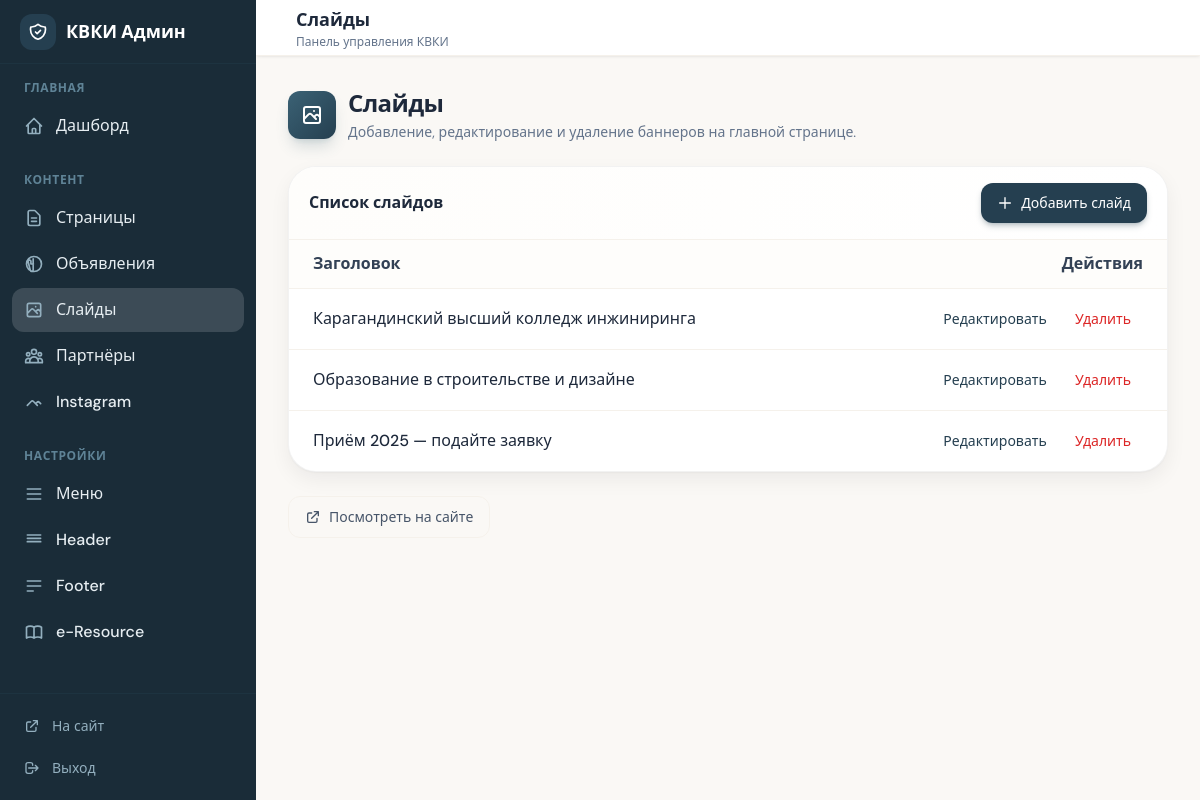
Page /admin/pages/slides.php on the committed database.
### tables this page shows
CREATE TABLE `hero_slides` (
  `id` int(11) NOT NULL,
  `title` varchar(255) NOT NULL,
  `text` text,
  `image_url` varchar(500) DEFAULT NULL,
  `sort_order` int(11) DEFAULT '0',
  `created_at` timestamp NOT NULL DEFAULT CURRENT_TIMESTAMP
);

### admin/pages/slides.php (the view, shortened to what this page needs)
<?php
require __DIR__ . '/../includes/header.php';
$db = Database::getInstance();
$items = $db->query('SELECT * FROM hero_slides ORDER BY sort_order, id')->fetchAll();
?>
<div class="max-w-[1536px] animate-fade-in">
    <div class="mb-6">
        <div class="flex items-center gap-3">
            <div class="w-12 h-12 rounded-xl bg-gradient-to-br from-sage-500 to-sage-600 flex items-center justify-center shadow-lg shadow-sage-500/20">
            </div>
            <div>
                <h1 class="text-2xl font-bold text-ink-800 tracking-tight">Слайды</h1>
                <p class="text-ink-500 text-sm mt-0.5">Добавление, редактирование и удаление баннеров на главной странице.</p>
            </div>
        </div>
    </div>
    <div class="rounded-[28px] border border-black/5 bg-white shadow-soft hover:shadow-card hover:border-sage-600/40 transition-all duration-300 overflow-hidden">
        <div class="px-5 py-4 border-b border-cream-200 bg-gradient-to-r from-cream-50 to-white flex items-center justify-between flex-wrap gap-2">
            <span class="font-semibold text-ink-800">Список слайдов</span>
            <a href="<?= ADMIN_URL ?>/slides/new" class="inline-flex items-center gap-2 px-4 py-2.5 bg-sage-600 text-white text-sm font-medium rounded-xl hover:bg-sage-700 shadow-md shadow-sage-600/25 transition-all">
                <svg class="w-4 h-4" fill="none" stroke="currentColor" viewBox="0 0 24 24"><path stroke-linecap="round" stroke-linejoin="round" stroke-width="2" d="M12 4v16m8-8H4"/></svg>
                Добавить слайд
            </a>
        </div>
        <div class="overflow-x-auto">
            <table class="w-full">
                <thead class="bg-cream-50">
                    <tr>
                        <th class="text-left px-6 py-3 font-semibold text-ink-700">Заголовок</th>
                        <th class="text-right px-6 py-3 font-semibold text-ink-700">Действия</th>
                    </tr>
                </thead>
                <tbody>
                    <?php if (empty($items)): ?>
                        <tr>
                            <td colspan="2" class="px-6 py-12 text-center text-ink-500">
                                <div class="flex flex-col items-center gap-3">
                                    <svg class="w-12 h-12 text-cream-300" fill="none" stroke="currentColor" viewBox="0 0 24 24"><path stroke-linecap="round" stroke-linejoin="round" stroke-width="1.5" d="M4 16l4.586-4.586a2 2 0 012.828 0L16 16m-2-2l1.586-1.586a2 2 0 012.828 0L20 14m-6-6h.01M6 20h12a2 2 0 002-2V6a2 2 0 00-2-2H6a2 2 0 00-2 2v12a2 2 0 002 2z"/></svg>
                                    <p>Слайдов пока нет</p>
                                    <a href="<?= ADMIN_URL ?>/slides/new" class="inline-flex items-center gap-2 px-4 py-2 bg-sage-600 text-white rounded-xl hover:bg-sage-700 text-sm font-medium">
                                        <svg class="w-4 h-4" fill="none" stroke="currentColor" viewBox="0 0 24 24"><path stroke-linecap="round" stroke-linejoin="round" stroke-width="2" d="M12 4v16m8-8H4"/></svg>
                                        Добавить слайд
                                    </a>
                                </div>
                            </td>
                        </tr>
                    <?php else: ?>
                        <?php foreach ($items as $s): ?>
                        <tr class="border-t border-cream-200 hover:bg-cream-50/50 transition-colors">
                            <td class="px-6 py-3">
                                <a href="<?= ADMIN_URL ?>/slides/<?= $s['id'] ?>" class="font-medium text-ink-800 hover:text-sage-600 transition-colors"><?= htmlspecialchars($s['title']) ?></a>
                            </td>
                            <td class="px-6 py-3 text-right">
                                <a href="<?= ADMIN_URL ?>/slides/<?= $s['id'] ?>" class="inline-flex items-center gap-1.5 px-3 py-2 text-sage-600 hover:bg-sage-50 rounded-lg text-sm font-medium transition-colors">Редактировать</a>
                                <form method="post" action="<?= ADMIN_URL ?>/slides/<?= $s['id'] ?>" class="inline" onsubmit="return confirm('Удалить слайд?');">
                                    <button type="submit" class="inline-flex items-center gap-1.5 px-3 py-2 text-red-600 hover:bg-red-50 rounded-lg text-sm font-medium transition-colors">Удалить</button>
                                </form>
                            </td>
                        </tr>
                        <?php endforeach; ?>
                    <?php endif; ?>
                </tbody>
            </table>
        </div>
    </div>
    <div class="mt-6">
        <a href="<?= BASE_URL ?>" target="_blank" class="inline-flex items-center gap-2 px-4 py-2.5 border border-cream-200 text-ink-600 rounded-xl hover:bg-cream-100 transition-colors text-sm font-medium">
            <svg class="w-4 h-4" fill="none" stroke="currentColor" viewBox="0 0 24 24"><path stroke-linecap="round" stroke-linejoin="round" stroke-width="2" d="M10 6H6a2 2 0 00-2 2v10a2 2 0 002 2h10a2 2 0 002-2v-4M14 4h6m0 0v6m0-6L10 14"/></svg>
            Посмотреть на сайте
        </a>
    </div>
</div>
<?php require __DIR__ . '/../includes/footer.php'; ?>

### admin/includes/header.php (style rules this page uses)
.animate-fade-in { animation: fadeIn 0.35s ease-out forwards; }

### rows in the picture
hero_slides: title "Карагандинский высший колледж инжиниринга"
hero_slides: title "Образование в строительстве и дизайне"
hero_slides: title "Приём 2025 — подайте заявку"

### other values in the picture
$groupLabel "ГЛАВНАЯ"
$item['label'] "Дашборд"
$groupLabel "КОНТЕНТ"
$item['label'] "Страницы"
$item['label'] "Объявления"
$item['label'] "Слайды"
$item['label'] "Партнёры"
$item['label'] "Instagram"
$groupLabel "НАСТРОЙКИ"
$item['label'] "Меню"
$item['label'] "Header"
$item['label'] "Footer"
$item['label'] "e-Resource"
$adminTitle "Слайды"
